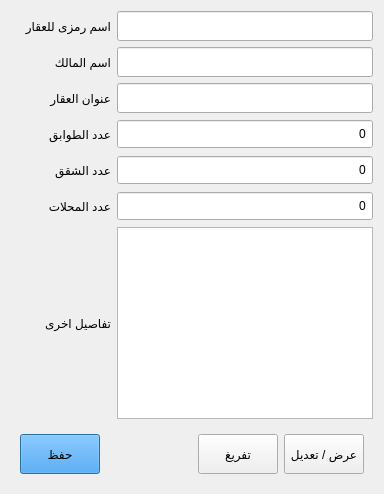
        <widget class="QWidget" name="tabEstates">
         <attribute name="icon">
          <iconset resource="resourse.qrc">
           <normaloff>:/icon/icon/estate.png</normaloff>:/icon/icon/estate.png</iconset>
         </attribute>
         <attribute name="title">
          <string>سجل العقارات</string>
         </attribute>
         <layout class="QGridLayout" name="gridLayout_4">
          <item row="2" column="1">
           <widget class="QLineEdit" name="lineEditEstateAddress">
            <property name="sizePolicy">
             <sizepolicy hsizetype="Minimum" vsizetype="Fixed">
              <horstretch>0</horstretch>
              <verstretch>0</verstretch>
             </sizepolicy>
            </property>
            <property name="minimumSize">
             <size>
              <width>0</width>
              <height>30</height>
             </size>
            </property>
           </widget>
          </item>
          <item row="7" column="0" colspan="2">
           <widget class="QWidget" name="widget" native="true">
            <layout class="QGridLayout" name="gridLayout_5">
             <item row="0" column="1">
              <spacer name="horizontalSpacer_2">
               <property name="orientation">
                <enum>Qt::Horizontal</enum>
               </property>
               <property name="sizeHint" stdset="0">
                <size>
                 <width>40</width>
                 <height>20</height>
                </size>
               </property>
              </spacer>
             </item>
             <item row="0" column="0">
              <widget class="QPushButton" name="buttonEstateSave">
               <property name="minimumSize">
                <size>
                 <width>40</width>
                 <height>40</height>
                </size>
               </property>
               <property name="styleSheet">
                <string notr="true">background-color: rgb(25, 144, 255);</string>
               </property>
               <property name="text">
                <string>حفظ</string>
               </property>
               <property name="default">
                <bool>true</bool>
               </property>
              </widget>
             </item>
             <item row="0" column="2">
              <widget class="QPushButton" name="buttonEstateEmpty">
               <property name="minimumSize">
                <size>
                 <width>40</width>
                 <height>40</height>
                </size>
               </property>
               <property name="text">
                <string>تفريغ</string>
               </property>
              </widget>
             </item>
             <item row="0" column="3">
              <widget class="QPushButton" name="buttonEstateEdit">
               <property name="minimumSize">
                <size>
                 <width>40</width>
                 <height>40</height>
                </size>
               </property>
               <property name="text">
                <string>عرض / تعديل</string>
               </property>
              </widget>
             </item>
            </layout>
           </widget>
          </item>
          <item row="1" column="1">
           <widget class="QLineEdit" name="lineEditOwnerName">
            <property name="sizePolicy">
             <sizepolicy hsizetype="Minimum" vsizetype="Fixed">
              <horstretch>0</horstretch>
              <verstretch>0</verstretch>
             </sizepolicy>
            </property>
            <property name="minimumSize">
             <size>
              <width>0</width>
              <height>30</height>
             </size>
            </property>
           </widget>
          </item>
          <item row="6" column="1">
           <widget class="QTextEdit" name="textEditEstatesNotes">
            <property name="sizePolicy">
             <sizepolicy hsizetype="Minimum" vsizetype="Expanding">
              <horstretch>0</horstretch>
              <verstretch>0</verstretch>
             </sizepolicy>
            </property>
            <property name="tabChangesFocus">
             <bool>true</bool>
            </property>
           </widget>
          </item>
          <item row="2" column="0">
           <widget class="QLabel" name="labelEstateAddress">
            <property name="sizePolicy">
             <sizepolicy hsizetype="Maximum" vsizetype="Preferred">
              <horstretch>0</horstretch>
              <verstretch>0</verstretch>
             </sizepolicy>
            </property>
            <property name="minimumSize">
             <size>
              <width>100</width>
              <height>0</height>
             </size>
            </property>
            <property name="text">
             <string>عنوان العقار</string>
            </property>
            <property name="buddy">
             <cstring>lineEditEstateAddress</cstring>
            </property>
           </widget>
          </item>
          <item row="4" column="1">
           <widget class="QSpinBox" name="spinBoxAppartments">
            <property name="sizePolicy">
             <sizepolicy hsizetype="MinimumExpanding" vsizetype="Fixed">
              <horstretch>0</horstretch>
              <verstretch>0</verstretch>
             </sizepolicy>
            </property>
            <property name="minimumSize">
             <size>
              <width>0</width>
              <height>30</height>
             </size>
            </property>
            <property name="alignment">
             <set>Qt::AlignRight|Qt::AlignTrailing|Qt::AlignVCenter</set>
            </property>
            <property name="buttonSymbols">
             <enum>QAbstractSpinBox::NoButtons</enum>
            </property>
            <property name="maximum">
             <number>999</number>
            </property>
           </widget>
          </item>
          <item row="6" column="0">
           <widget class="QLabel" name="labelEstateNotes">
            <property name="sizePolicy">
             <sizepolicy hsizetype="Maximum" vsizetype="Preferred">
              <horstretch>0</horstretch>
              <verstretch>0</verstretch>
             </sizepolicy>
            </property>
            <property name="minimumSize">
             <size>
              <width>100</width>
              <height>0</height>
             </size>
            </property>
            <property name="text">
             <string>تفاصيل اخرى</string>
            </property>
            <property name="buddy">
             <cstring>textEditEstatesNotes</cstring>
            </property>
           </widget>
          </item>
          <item row="3" column="1">
           <widget class="QSpinBox" name="spinBoxFloors">
            <property name="sizePolicy">
             <sizepolicy hsizetype="Minimum" vsizetype="Fixed">
              <horstretch>0</horstretch>
              <verstretch>0</verstretch>
             </sizepolicy>
            </property>
            <property name="minimumSize">
             <size>
              <width>0</width>
              <height>30</height>
             </size>
            </property>
            <property name="alignment">
             <set>Qt::AlignRight|Qt::AlignTrailing|Qt::AlignVCenter</set>
            </property>
            <property name="buttonSymbols">
             <enum>QAbstractSpinBox::NoButtons</enum>
            </property>
            <property name="maximum">
             <number>999</number>
            </property>
           </widget>
          </item>
          <item row="0" column="1">
           <widget class="QLineEdit" name="lineEditEstateName">
            <property name="sizePolicy">
             <sizepolicy hsizetype="Minimum" vsizetype="Fixed">
              <horstretch>0</horstretch>
              <verstretch>0</verstretch>
             </sizepolicy>
            </property>
            <property name="minimumSize">
             <size>
              <width>0</width>
              <height>30</height>
             </size>
            </property>
           </widget>
          </item>
          <item row="3" column="0">
           <widget class="QLabel" name="labelFloors">
            <property name="sizePolicy">
             <sizepolicy hsizetype="Maximum" vsizetype="Preferred">
              <horstretch>0</horstretch>
              <verstretch>0</verstretch>
             </sizepolicy>
            </property>
            <property name="minimumSize">
             <size>
              <width>100</width>
              <height>0</height>
             </size>
            </property>
            <property name="text">
             <string>عدد الطوابق</string>
            </property>
            <property name="buddy">
             <cstring>spinBoxFloors</cstring>
            </property>
           </widget>
          </item>
          <item row="4" column="0">
           <widget class="QLabel" name="labelApartments">
            <property name="sizePolicy">
             <sizepolicy hsizetype="Maximum" vsizetype="Preferred">
              <horstretch>0</horstretch>
              <verstretch>0</verstretch>
             </sizepolicy>
            </property>
            <property name="minimumSize">
             <size>
              <width>100</width>
              <height>0</height>
             </size>
            </property>
            <property name="text">
             <string>عدد الشقق</string>
            </property>
            <property name="buddy">
             <cstring>spinBoxAppartments</cstring>
            </property>
           </widget>
          </item>
          <item row="1" column="0">
           <widget class="QLabel" name="labelOwnerName">
            <property name="sizePolicy">
             <sizepolicy hsizetype="Maximum" vsizetype="Preferred">
              <horstretch>0</horstretch>
              <verstretch>0</verstretch>
             </sizepolicy>
            </property>
            <property name="minimumSize">
             <size>
              <width>100</width>
              <height>0</height>
             </size>
            </property>
            <property name="text">
             <string>اسم المالك</string>
            </property>
            <property name="buddy">
             <cstring>lineEditOwnerName</cstring>
            </property>
           </widget>
          </item>
          <item row="0" column="0">
           <widget class="QLabel" name="labelEstateName">
            <property name="sizePolicy">
             <sizepolicy hsizetype="Maximum" vsizetype="Preferred">
              <horstretch>0</horstretch>
              <verstretch>0</verstretch>
             </sizepolicy>
            </property>
            <property name="minimumSize">
             <size>
              <width>100</width>
              <height>0</height>
             </size>
            </property>
            <property name="text">
             <string>اسم رمزى للعقار </string>
            </property>
            <property name="buddy">
             <cstring>lineEditEstateName</cstring>
            </property>
           </widget>
          </item>
          <item row="5" column="0">
           <widget class="QLabel" name="labelWorkshops">
            <property name="sizePolicy">
             <sizepolicy hsizetype="Maximum" vsizetype="Preferred">
              <horstretch>0</horstretch>
              <verstretch>0</verstretch>
             </sizepolicy>
            </property>
            <property name="minimumSize">
             <size>
              <width>100</width>
              <height>0</height>
             </size>
            </property>
            <property name="text">
             <string>عدد المحلات</string>
            </property>
            <property name="buddy">
             <cstring>spinBoxWorkshops</cstring>
            </property>
           </widget>
          </item>
          <item row="5" column="1">
           <widget class="QSpinBox" name="spinBoxWorkshops">
            <property name="sizePolicy">
             <sizepolicy hsizetype="MinimumExpanding" vsizetype="Fixed">
              <horstretch>0</horstretch>
              <verstretch>0</verstretch>
             </sizepolicy>
            </property>
            <property name="minimumSize">
             <size>
              <width>0</width>
              <height>30</height>
             </size>
            </property>
            <property name="alignment">
             <set>Qt::AlignRight|Qt::AlignTrailing|Qt::AlignVCenter</set>
            </property>
            <property name="buttonSymbols">
             <enum>QAbstractSpinBox::NoButtons</enum>
            </property>
            <property name="maximum">
             <number>999</number>
            </property>
           </widget>
          </item>
         </layout>
        </widget>
